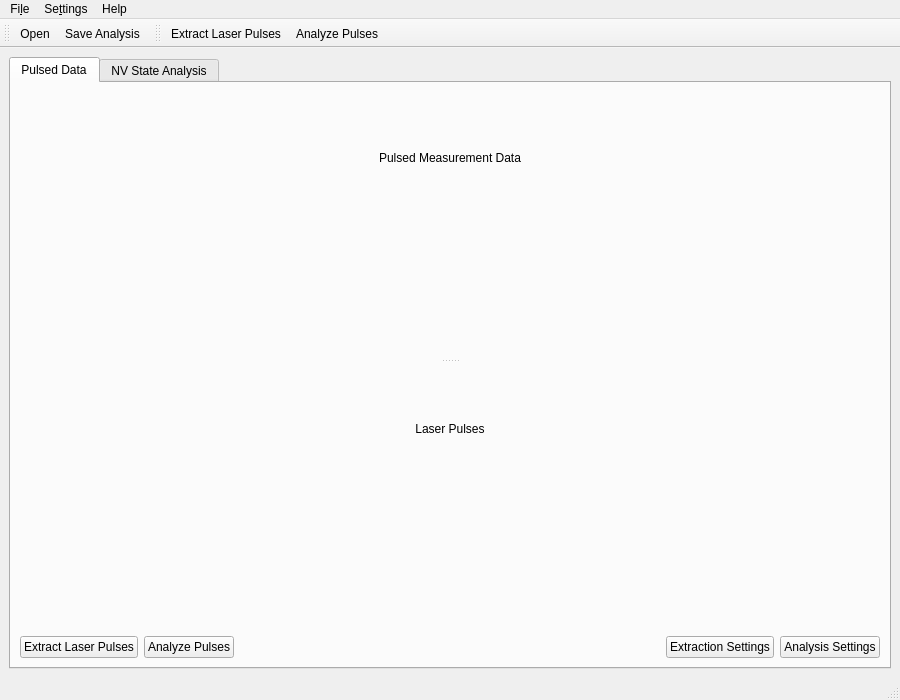
<?xml version="1.0" encoding="UTF-8"?>
<ui version="4.0">
 <class>MainWindow</class>
 <widget class="QMainWindow" name="MainWindow">
  <property name="geometry">
   <rect>
    <x>0</x>
    <y>0</y>
    <width>900</width>
    <height>700</height>
   </rect>
  </property>
  <property name="minimumSize">
   <size>
    <width>800</width>
    <height>600</height>
   </size>
  </property>
  <property name="windowTitle">
   <string>qudi: Pulsed Data Analysis</string>
  </property>
  <widget class="QWidget" name="centralwidget">
   <layout class="QVBoxLayout" name="verticalLayout_2">
    <item>
     <widget class="QTabWidget" name="tabWidget">
      <property name="currentIndex">
       <number>0</number>
      </property>
      <widget class="QWidget" name="data_tab">
       <attribute name="title">
        <string>Pulsed Data</string>
       </attribute>
       <layout class="QVBoxLayout" name="verticalLayout_3">
        <item>
         <widget class="QSplitter" name="data_splitter">
          <property name="orientation">
           <enum>Qt::Vertical</enum>
          </property>
          <widget class="QWidget" name="data_plots_widget" native="true">
           <property name="minimumSize">
            <size>
             <width>0</width>
             <height>200</height>
            </size>
           </property>
           <layout class="QVBoxLayout" name="verticalLayout_4">
            <item>
             <widget class="QLabel" name="label">
              <property name="text">
               <string>Pulsed Measurement Data</string>
              </property>
              <property name="alignment">
               <set>Qt::AlignCenter</set>
              </property>
             </widget>
            </item>
            <item>
             <layout class="QHBoxLayout" name="horizontalLayout_2">
              <item>
               <widget class="PlotWidget" name="data_plot_widget" native="true"/>
              </item>
             </layout>
            </item>
           </layout>
          </widget>
          <widget class="QWidget" name="laser_widget" native="true">
           <property name="minimumSize">
            <size>
             <width>0</width>
             <height>100</height>
            </size>
           </property>
           <layout class="QVBoxLayout" name="verticalLayout_5">
            <item>
             <widget class="QLabel" name="label_2">
              <property name="text">
               <string>Laser Pulses</string>
              </property>
              <property name="alignment">
               <set>Qt::AlignCenter</set>
              </property>
             </widget>
            </item>
            <item>
             <widget class="PlotWidget" name="laser_plot_widget" native="true"/>
            </item>
           </layout>
          </widget>
         </widget>
        </item>
        <item>
         <layout class="QHBoxLayout" name="horizontalLayout">
          <item>
           <widget class="QPushButton" name="extract_laser_button">
            <property name="text">
             <string>Extract Laser Pulses</string>
            </property>
           </widget>
          </item>
          <item>
           <widget class="QPushButton" name="analyze_button">
            <property name="text">
             <string>Analyze Pulses</string>
            </property>
           </widget>
          </item>
          <item>
           <spacer name="horizontalSpacer">
            <property name="orientation">
             <enum>Qt::Horizontal</enum>
            </property>
            <property name="sizeHint" stdset="0">
             <size>
              <width>40</width>
              <height>20</height>
             </size>
            </property>
           </spacer>
          </item>
          <item>
           <widget class="QPushButton" name="extraction_settings_button">
            <property name="text">
             <string>Extraction Settings</string>
            </property>
           </widget>
          </item>
          <item>
           <widget class="QPushButton" name="analysis_settings_button">
            <property name="text">
             <string>Analysis Settings</string>
            </property>
           </widget>
          </item>
         </layout>
        </item>
       </layout>
      </widget>
      <widget class="QWidget" name="nv_state_tab">
       <attribute name="title">
        <string>NV State Analysis</string>
       </attribute>
       <layout class="QVBoxLayout" name="verticalLayout">
        <item>
         <widget class="QSplitter" name="nv_splitter">
          <property name="orientation">
           <enum>Qt::Vertical</enum>
          </property>
          <widget class="QWidget" name="nv_state_widget" native="true">
           <property name="minimumSize">
            <size>
             <width>0</width>
             <height>200</height>
            </size>
           </property>
           <layout class="QVBoxLayout" name="verticalLayout_6">
            <item>
             <widget class="QLabel" name="label_3">
              <property name="text">
               <string>NV State Analysis</string>
              </property>
              <property name="alignment">
               <set>Qt::AlignCenter</set>
              </property>
             </widget>
            </item>
            <item>
             <widget class="PlotWidget" name="nv_plot_widget" native="true"/>
            </item>
           </layout>
          </widget>
          <widget class="QWidget" name="histogram_widget" native="true">
           <property name="minimumSize">
            <size>
             <width>0</width>
             <height>150</height>
            </size>
           </property>
           <layout class="QVBoxLayout" name="verticalLayout_7">
            <item>
             <widget class="QLabel" name="label_4">
              <property name="text">
               <string>State Histogram</string>
              </property>
              <property name="alignment">
               <set>Qt::AlignCenter</set>
              </property>
             </widget>
            </item>
            <item>
             <widget class="PlotWidget" name="histogram_plot_widget" native="true"/>
            </item>
           </layout>
          </widget>
         </widget>
        </item>
        <item>
         <widget class="QGroupBox" name="nv_settings_groupbox">
          <property name="title">
           <string>NV State Settings</string>
          </property>
          <layout class="QHBoxLayout" name="horizontalLayout_3">
           <item>
            <widget class="QRadioButton" name="ms_minus1_radiobutton">
             <property name="text">
              <string>ms = -1</string>
             </property>
             <property name="checked">
              <bool>true</bool>
             </property>
            </widget>
           </item>
           <item>
            <widget class="QRadioButton" name="ms_plus1_radiobutton">
             <property name="text">
              <string>ms = +1</string>
             </property>
            </widget>
           </item>
           <item>
            <spacer name="horizontalSpacer_3">
             <property name="orientation">
              <enum>Qt::Horizontal</enum>
             </property>
             <property name="sizeHint" stdset="0">
              <size>
               <width>40</width>
               <height>20</height>
              </size>
             </property>
            </spacer>
           </item>
           <item>
            <widget class="QLabel" name="threshold_label">
             <property name="text">
              <string>Threshold:</string>
             </property>
            </widget>
           </item>
           <item>
            <widget class="QDoubleSpinBox" name="threshold_spinbox">
             <property name="decimals">
              <number>2</number>
             </property>
             <property name="minimum">
              <double>0.100000000000000</double>
             </property>
             <property name="maximum">
              <double>1.000000000000000</double>
             </property>
             <property name="singleStep">
              <double>0.050000000000000</double>
             </property>
             <property name="value">
              <double>0.700000000000000</double>
             </property>
            </widget>
           </item>
           <item>
            <widget class="QSlider" name="threshold_slider">
             <property name="minimum">
              <number>10</number>
             </property>
             <property name="maximum">
              <number>100</number>
             </property>
             <property name="value">
              <number>70</number>
             </property>
             <property name="orientation">
              <enum>Qt::Horizontal</enum>
             </property>
             <property name="tickPosition">
              <enum>QSlider::TicksBelow</enum>
             </property>
             <property name="tickInterval">
              <number>10</number>
             </property>
            </widget>
           </item>
           <item>
            <widget class="QPushButton" name="set_reference_button">
             <property name="text">
              <string>Set Reference</string>
             </property>
            </widget>
           </item>
           <item>
            <widget class="QPushButton" name="save_analysis_button">
             <property name="text">
              <string>Save Analysis</string>
             </property>
            </widget>
           </item>
          </layout>
         </widget>
        </item>
        <item>
         <widget class="QGroupBox" name="statistics_groupbox">
          <property name="title">
           <string>State Statistics</string>
          </property>
          <layout class="QGridLayout" name="gridLayout">
           <item row="0" column="0">
            <widget class="QLabel" name="label_5">
             <property name="text">
              <string>ms=0 states:</string>
             </property>
            </widget>
           </item>
           <item row="0" column="1">
            <widget class="QLCDNumber" name="ms0_count_lcd">
             <property name="segmentStyle">
              <enum>QLCDNumber::Flat</enum>
             </property>
            </widget>
           </item>
           <item row="0" column="2">
            <widget class="QLabel" name="label_7">
             <property name="text">
              <string>ms=0 percentage:</string>
             </property>
            </widget>
           </item>
           <item row="0" column="3">
            <widget class="QLCDNumber" name="ms0_percentage_lcd">
             <property name="segmentStyle">
              <enum>QLCDNumber::Flat</enum>
             </property>
            </widget>
           </item>
           <item row="1" column="0">
            <widget class="QLabel" name="ms1_label">
             <property name="text">
              <string>ms=-1 states:</string>
             </property>
            </widget>
           </item>
           <item row="1" column="1">
            <widget class="QLCDNumber" name="ms1_count_lcd">
             <property name="segmentStyle">
              <enum>QLCDNumber::Flat</enum>
             </property>
            </widget>
           </item>
           <item row="1" column="2">
            <widget class="QLabel" name="ms1_percentage_label">
             <property name="text">
              <string>ms=-1 percentage:</string>
             </property>
            </widget>
           </item>
           <item row="1" column="3">
            <widget class="QLCDNumber" name="ms1_percentage_lcd">
             <property name="segmentStyle">
              <enum>QLCDNumber::Flat</enum>
             </property>
            </widget>
           </item>
           <item row="2" column="0">
            <widget class="QLabel" name="label_6">
             <property name="text">
              <string>Reference level:</string>
             </property>
            </widget>
           </item>
           <item row="2" column="1">
            <widget class="QLineEdit" name="reference_level_display">
             <property name="readOnly">
              <bool>true</bool>
             </property>
            </widget>
           </item>
           <item row="2" column="2">
            <widget class="QLabel" name="label_8">
             <property name="text">
              <string>Threshold value:</string>
             </property>
            </widget>
           </item>
           <item row="2" column="3">
            <widget class="QLineEdit" name="threshold_value_display">
             <property name="readOnly">
              <bool>true</bool>
             </property>
            </widget>
           </item>
          </layout>
         </widget>
        </item>
       </layout>
      </widget>
     </widget>
    </item>
   </layout>
  </widget>
  <widget class="QMenuBar" name="menubar">
   <property name="geometry">
    <rect>
     <x>0</x>
     <y>0</y>
     <width>900</width>
     <height>22</height>
    </rect>
   </property>
   <widget class="QMenu" name="menuFile">
    <property name="title">
     <string>Fi&amp;le</string>
    </property>
    <widget class="QMenu" name="menuRecent_Files">
     <property name="title">
      <string>Recent Files</string>
     </property>
     <addaction name="actionClear_Recent_Files"/>
     <addaction name="separator"/>
    </widget>
    <addaction name="action_open"/>
    <addaction name="menuRecent_Files"/>
    <addaction name="action_save_analysis"/>
    <addaction name="action_save_analysis_as"/>
    <addaction name="separator"/>
    <addaction name="actionClose"/>
   </widget>
   <widget class="QMenu" name="menuSettings">
    <property name="title">
     <string>Se&amp;ttings</string>
    </property>
    <addaction name="action_extraction_settings"/>
    <addaction name="action_analysis_settings"/>
    <addaction name="action_nv_settings"/>
   </widget>
   <widget class="QMenu" name="menuHelp">
    <property name="title">
     <string>Help</string>
    </property>
    <addaction name="actionAbout"/>
   </widget>
   <addaction name="menuFile"/>
   <addaction name="menuSettings"/>
   <addaction name="menuHelp"/>
  </widget>
  <widget class="QStatusBar" name="statusbar"/>
  <widget class="QToolBar" name="file_toolbar">
   <property name="windowTitle">
    <string>File Toolbar</string>
   </property>
   <attribute name="toolBarArea">
    <enum>TopToolBarArea</enum>
   </attribute>
   <attribute name="toolBarBreak">
    <bool>false</bool>
   </attribute>
   <addaction name="action_open"/>
   <addaction name="action_save_analysis"/>
  </widget>
  <widget class="QToolBar" name="analysis_toolbar">
   <property name="windowTitle">
    <string>Analysis Toolbar</string>
   </property>
   <attribute name="toolBarArea">
    <enum>TopToolBarArea</enum>
   </attribute>
   <attribute name="toolBarBreak">
    <bool>false</bool>
   </attribute>
   <addaction name="action_extract_laser"/>
   <addaction name="action_analyze_pulses"/>
  </widget>
  <action name="action_open">
   <property name="icon">
    <iconset>
     <normaloff>../../artwork/icons/document-open.svg</normaloff>../../artwork/icons/document-open.svg</iconset>
   </property>
   <property name="text">
    <string>&amp;Open</string>
   </property>
   <property name="toolTip">
    <string>Open a pulsed measurement data file</string>
   </property>
   <property name="shortcut">
    <string>Ctrl+O</string>
   </property>
  </action>
  <action name="action_save_analysis">
   <property name="icon">
    <iconset>
     <normaloff>../../artwork/icons/document-save.svg</normaloff>../../artwork/icons/document-save.svg</iconset>
   </property>
   <property name="text">
    <string>&amp;Save Analysis</string>
   </property>
   <property name="toolTip">
    <string>Save NV state analysis results</string>
   </property>
   <property name="shortcut">
    <string>Ctrl+S</string>
   </property>
  </action>
  <action name="action_save_analysis_as">
   <property name="icon">
    <iconset>
     <normaloff>../../artwork/icons/document-save-as.svg</normaloff>../../artwork/icons/document-save-as.svg</iconset>
   </property>
   <property name="text">
    <string>Save Analysis &amp;As</string>
   </property>
   <property name="toolTip">
    <string>Save NV state analysis results as</string>
   </property>
   <property name="shortcut">
    <string>Ctrl+Shift+S</string>
   </property>
  </action>
  <action name="actionClose">
   <property name="icon">
    <iconset>
     <normaloff>../../artwork/icons/application-exit.svg</normaloff>../../artwork/icons/application-exit.svg</iconset>
   </property>
   <property name="text">
    <string>&amp;Close</string>
   </property>
   <property name="shortcut">
    <string>Ctrl+W</string>
   </property>
  </action>
  <action name="action_extraction_settings">
   <property name="icon">
    <iconset>
     <normaloff>../../artwork/icons/configure.svg</normaloff>../../artwork/icons/configure.svg</iconset>
   </property>
   <property name="text">
    <string>&amp;Extraction Settings</string>
   </property>
  </action>
  <action name="action_analysis_settings">
   <property name="icon">
    <iconset>
     <normaloff>../../artwork/icons/configure.svg</normaloff>../../artwork/icons/configure.svg</iconset>
   </property>
   <property name="text">
    <string>&amp;Analysis Settings</string>
   </property>
  </action>
  <action name="action_nv_settings">
   <property name="icon">
    <iconset>
     <normaloff>../../artwork/icons/configure.svg</normaloff>../../artwork/icons/configure.svg</iconset>
   </property>
   <property name="text">
    <string>&amp;NV State Settings</string>
   </property>
  </action>
  <action name="actionAbout">
   <property name="icon">
    <iconset>
     <normaloff>../../artwork/icons/help-about.svg</normaloff>../../artwork/icons/help-about.svg</iconset>
   </property>
   <property name="text">
    <string>&amp;About</string>
   </property>
  </action>
  <action name="action_extract_laser">
   <property name="icon">
    <iconset>
     <normaloff>../../artwork/icons/view-filter.svg</normaloff>../../artwork/icons/view-filter.svg</iconset>
   </property>
   <property name="text">
    <string>Extract Laser Pulses</string>
   </property>
   <property name="toolTip">
    <string>Extract laser pulses from raw data</string>
   </property>
  </action>
  <action name="action_analyze_pulses">
   <property name="icon">
    <iconset>
     <normaloff>../../artwork/icons/office-chart-line.svg</normaloff>../../artwork/icons/office-chart-line.svg</iconset>
   </property>
   <property name="text">
    <string>Analyze Pulses</string>
   </property>
   <property name="toolTip">
    <string>Analyze laser pulses and NV states</string>
   </property>
  </action>
  <action name="actionClear_Recent_Files">
   <property name="text">
    <string>Clear Recent Files</string>
   </property>
  </action>
 </widget>
 <customwidgets>
  <customwidget>
   <class>PlotWidget</class>
   <extends>QWidget</extends>
   <header>pyqtgraph</header>
   <container>1</container>
  </customwidget>
 </customwidgets>
 <resources/>
 <connections>
  <connection>
   <sender>actionClose</sender>
   <signal>triggered()</signal>
   <receiver>MainWindow</receiver>
   <slot>close()</slot>
   <hints>
    <hint type="sourcelabel">
     <x>-1</x>
     <y>-1</y>
    </hint>
    <hint type="destinationlabel">
     <x>449</x>
     <y>349</y>
    </hint>
   </hints>
  </connection>
 </connections>
</ui>
